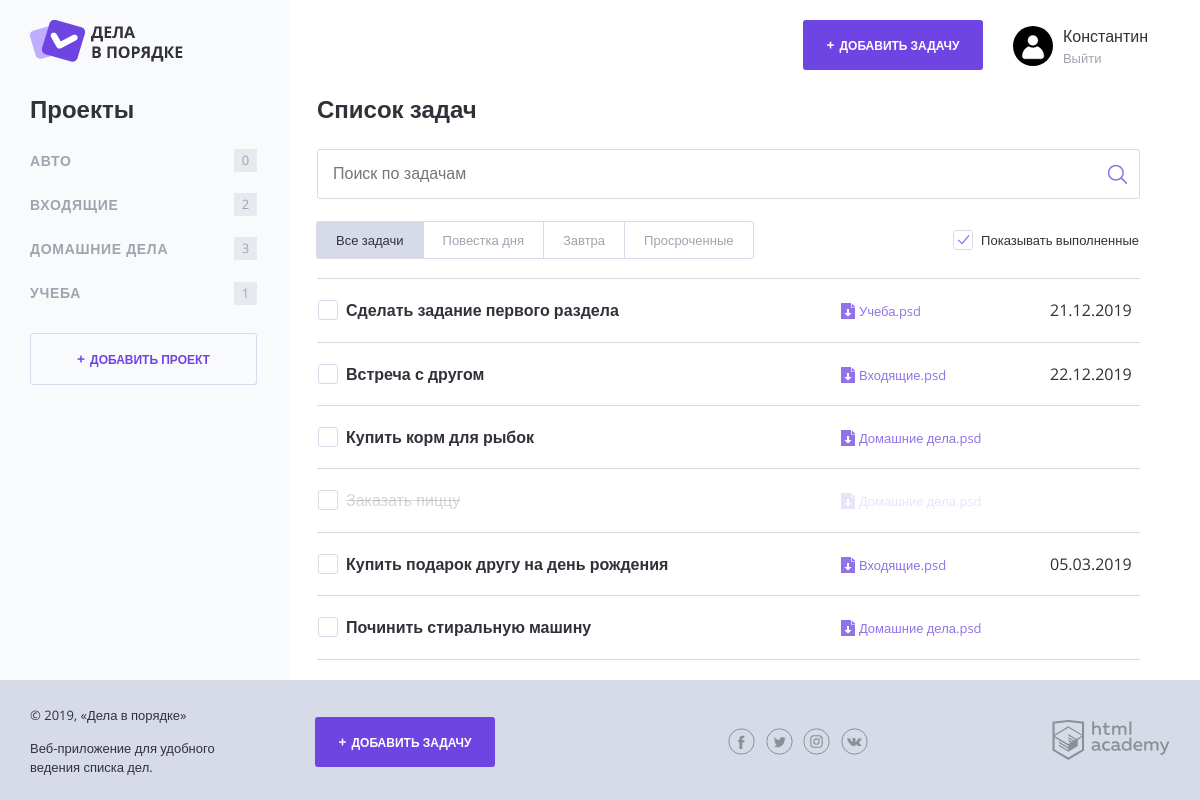
The page / on the database its author committed.
### tables this page shows
CREATE TABLE category (
id INT AUTO_INCREMENT PRIMARY KEY, 
name VARCHAR(64) NOT NULL,
user_id INT NOT NULL,
UNIQUE KEY (name, user_id));

CREATE TABLE task (
id INT AUTO_INCREMENT PRIMARY KEY,
name VARCHAR(64) NOT NULL,
dt_add DATETIME DEFAULT CURRENT_TIMESTAMP NOT NULL,
dt_complete DATETIME DEFAULT NULL,
dt_due DATETIME DEFAULT NULL,
file VARCHAR(64) DEFAULT NULL,
category_id INT NOT NULL,
user_id INT NOT NULL);

### functions.php (called while the page is built, shortened)
<?php
function calculate_tasks_by_category ($task_list, $task_category)
{
    $counter = 0;
    foreach ($task_list as $task_item) {
        if ($task_item['category_name'] === $task_category) {
            $counter += 1;
        }
    }
    return $counter;
}
function is_task_important ($task)
{
    if ($task['dt_due'] === NULL) {
        return false;
    } else {
        $due_date_and_time_ts = strtotime($task['dt_due']);
        $current_ts = time();
        $hours_before_due = floor(($due_date_and_time_ts - $current_ts) / 3600);
        $status = $hours_before_due > 24 ? false : true;
        return $status;
    }
}
function include_template($name, $data)
{
    $name = 'templates/' . $name;
    extract($data);
    require $name;
    $result = ob_get_clean();
    return $result;
}
function get_categories($con)
{
    $sql = 'SELECT * FROM category WHERE user_id = 1';
    $result = mysqli_query($con, $sql);
    return mysqli_fetch_all($result, MYSQLI_ASSOC);
}
function get_tasks($con)
{
    $sql = 'SELECT task.*, category.name AS category_name, DATE_FORMAT(task.dt_due, "%d.%m.%Y") AS due FROM task JOIN category ON category.id=task.category_id AND category.user_id = 1 WHERE task.user_id = 1';
    $result = mysqli_query($con, $sql);
    return mysqli_fetch_all($result, MYSQLI_ASSOC);
}

### templates/index.php (the view, shortened to what this page needs)
<h2 class="content__main-heading">Список задач</h2>
<form class="search-form" action="index.php" method="post">
    <input class="search-form__input" type="text" name="" value="" placeholder="Поиск по задачам">
    <input class="search-form__submit" type="submit" name="" value="Искать">
</form>
<div class="tasks-controls">
    <nav class="tasks-switch">
        <a href="/" class="tasks-switch__item tasks-switch__item--active">Все задачи</a>
        <a href="/" class="tasks-switch__item">Повестка дня</a>
        <a href="/" class="tasks-switch__item">Завтра</a>
        <a href="/" class="tasks-switch__item">Просроченные</a>
    </nav>
    <label class="checkbox">
        <span class="checkbox__text">Показывать выполненные</span>
    </label>
</div>
<table class="tasks">
    <?php foreach ($task_items as $task_item): ?>
        <?php if($show_complete_tasks === 1 || $task_item['dt_complete'] === null): ?>
            <tr class="tasks__item task <?=$task_item['dt_complete'] ? 'task--completed' : '';?> <?=is_task_important($task_item) ? 'task--important' : '';?>">
                <td class="task__select">
                    <label class="checkbox task__checkbox">
                        <span class="checkbox__text"><?=strip_tags($task_item['name']);?></span>
                    </label>
                </td>
                <td class="task__file">
                    <a class="download-link" href="#"><?=strip_tags($task_item['category_name']);?>.psd</a>
                </td>
                <td class="task__date"><?=strip_tags($task_item['due']);?></td>
            </tr>
        <?php endif; ?>
    <?php endforeach; ?>
</table>

### templates/layout.php (shortened to what this page needs)
<!DOCTYPE html>
<html lang="ru">
<head>
    <link rel="stylesheet" href="css/normalize.css">
    <link rel="stylesheet" href="css/style.css">
    <link rel="stylesheet" href="css/flatpickr.min.css">
</head>
<body>
<div class="page-wrapper">
    <div class="container container--with-sidebar">
        <header class="main-header">
            <a href="/">
                <img src="img/logo.png" width="153" height="42" alt="Логотип Дела в порядке">
            </a>
            <div class="main-header__side">
                <a class="main-header__side-item button button--plus open-modal" href="pages/form-task.html">Добавить задачу</a>
                <div class="main-header__side-item user-menu">
                    <div class="user-menu__image">
                        <img src="img/user.png" width="40" height="40" alt="Пользователь">
                    </div>
                    <div class="user-menu__data">
                        <p>Константин</p>
                        <a href="#">Выйти</a>
                    </div>
                </div>
            </div>
        </header>
        <div class="content">
            <section class="content__side">
                <h2 class="content__side-heading">Проекты</h2>
                <nav class="main-navigation">
                    <ul class="main-navigation__list">
                        <?php foreach ($categories as $category): ?>
                            <li class="main-navigation__list-item">
                                <a class="main-navigation__list-item-link" href="#"><?=$category['name'];?></a>
                                <span class="main-navigation__list-item-count">
                                    <?php echo calculate_tasks_by_category($task_items, $category['name']); ?>
                                </span>
                            </li>
                        <?php endforeach; ?>
                    </ul>
                </nav>
                <a class="button button--transparent button--plus content__side-button"
                   href="pages/form-project.html" target="project_add">Добавить проект</a>
            </section>
            <main class="content__main"><?= $page_content; ?></main>
        </div>
    </div>
</div>
<footer class="main-footer">
    <div class="container">
        <div class="main-footer__copyright">
            <p>© 2019, «Дела в порядке»</p>
            <p>Веб-приложение для удобного ведения списка дел.</p>
        </div>
        <a class="main-footer__button button button--plus" href="pages/form-task.html">Добавить задачу</a>
        <div class="main-footer__social social">
            <a class="social__link social__link--facebook" href="#">
            </a>
            <a class="social__link social__link--twitter" href="#">
            </a>
            <a class="social__link social__link--instagram" href="#">
            </a>
            <a class="social__link social__link--vkontakte" href="#">
            </a>
        </div>
        <div class="main-footer__developed-by">
            <a href="https://htmlacademy.ru/intensive/php">
                <img src="img/htmlacademy.svg" alt="HTML Academy" width="118" height="40">
            </a>
        </div>
    </div>
</footer>
</body>
</html>

### index.php (shortened to what this page needs)
<?php
require_once 'connection.php';
require_once 'functions.php';
$title = 'Дела в порядке';
$show_complete_tasks = rand(0, 1);
$task_items = get_tasks($con);
$page_content = include_template('index.php', [
    'show_complete_tasks' => $show_complete_tasks,
    'task_items' => $task_items
]);
$layout_content = include_template('layout.php', [
    'title' => $title,
    'categories' => get_categories($con),
    'task_items' => $task_items,
    'page_content' => $page_content
]);
print($layout_content);

### rows shown on the page
category: name "АВТО", name "0"
category: name "ВХОДЯЩИЕ", name "2"
category: name "ДОМАШНИЕ ДЕЛА", name "3"
category: name "УЧЕБА", name "1"
task: name "Сделать задание первого раздела", category.name "Учеба", due "21.12.2019"
task: name "Встреча с другом", category.name "Входящие", due "22.12.2019"
task: name "Купить корм для рыбок", category.name "Домашние дела"
task: name "Заказать пиццу", category.name "Домашние дела"
task: name "Купить подарок другу на день рождения", category.name "Входящие", due "05.03.2019"
task: name "Починить стиральную машину", category.name "Домашние дела"
